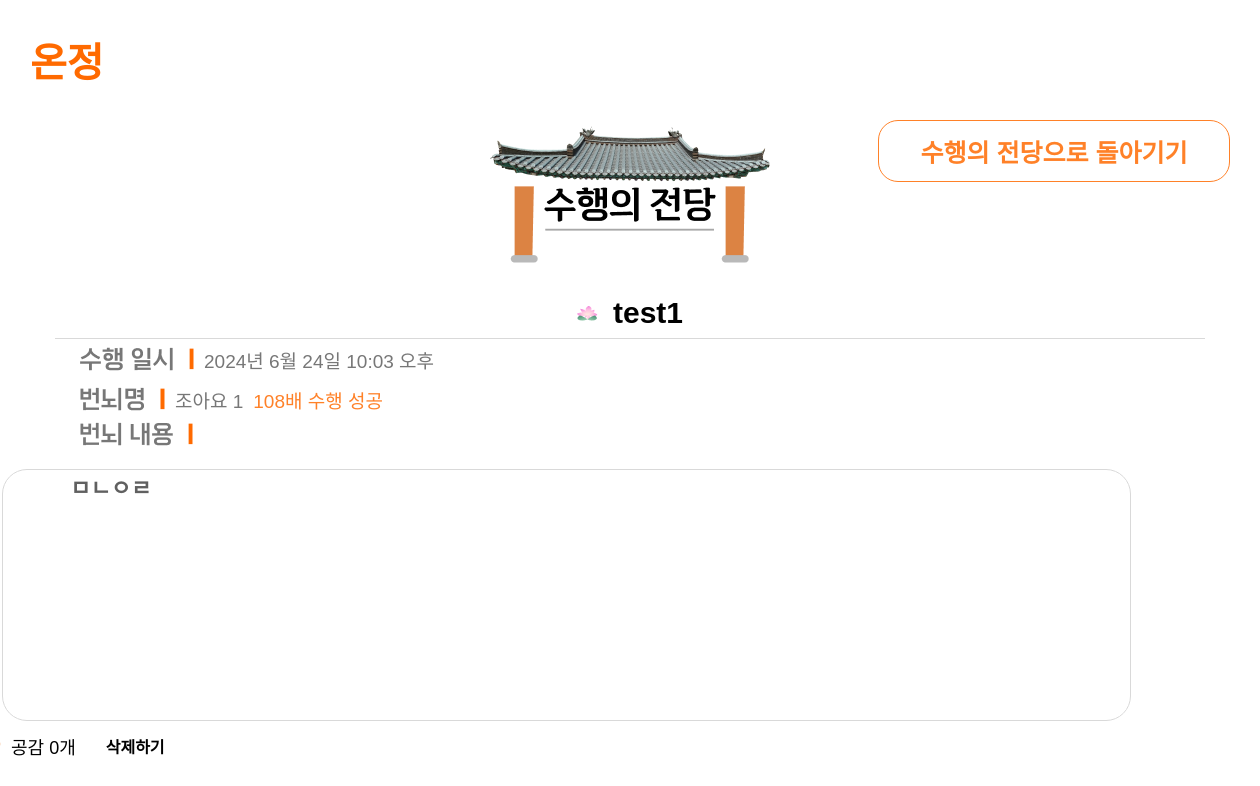
The app's page /post/4/ with its own data.
### post/models.py (models this page shows, shortened)
class SharedWish(models.Model):
    title = models.CharField(max_length=10)
    user = models.ForeignKey(User, on_delete=models.CASCADE)
    text = models.TextField()
    created_at = models.DateTimeField(auto_now_add=True)
    like = models.ManyToManyField(User, related_name='sharedwish_likes', blank=True)
    like_count = models.IntegerField(default=0)
    num108_count = models.IntegerField(default=0)

### post/views.py (the view)
# urls.py: path('<int:id>/', detail_108, name="detail_108"),
@csrf_exempt
def detail_108(request, id):
    my_wish = get_object_or_404(SharedWish, pk=id)  # 게시물 조회, 없으면 404 에러 발생
    return render(request, 'post/detail_108.html', {'wish' : my_wish})  # 템플릿에 게시물 전달

### post/templates/post/detail_108.html (shortened to what this page needs)
<!DOCTYPE html>
{% load static %}
<html>
    <head>
            <link rel="stylesheet" type="text/css" href="{% static 'css/main/detail_108.css'%}"/>
    </head>
    <body>
        <div class = "screen">
            <div class = "topnav">
                <a class="onjung" href="{% url 'main:mainpage' %}">
                    온정
                </a>
            </div>
            <div class = "frametop">
                <img class="icon-place" alt="안뜸" src="{%static 'images/mainpage_img/img-building.png'%}"/>
                <div class="buttons">
                    <a class="community-button" href="{% url 'post:community_108' %}">수행의 전당으로 돌아기기</a>
                </div>
            </div>
            <div class ="post-detail">
                <div class="post-username">
                    <img class="lotus-username" alt="안뜸" src="{%static 'images/mainpage_img/img-lotus-mini.png'%}"/>
                    <div class="db_username">{{wish.user.username}}</div>
                </div>
                <div class="long-bar"></div>
                <div class="text-detail">
                    <div class="post-time">
                        <img class="img-time" alt="안뜸" src="{%static 'images/mainpage_img/img-detail-time.png'%}"/>
                        <div class="db_time">{{ wish.created_at }}</div>
                    </div>
                    <div class="post-title">
                        <img class="img-title" alt="안뜸" src="{%static 'images/mainpage_img/img-detail-title.png'%}"/>
                        <div class="db_title">{{ wish.title }}</div>
                        <div class="ok108">108배 수행 성공</div>
                    </div>
                    <div class="post-content">
                        <img class="img-content" alt="안뜸" src="{%static 'images/mainpage_img/img-detail-content.png'%}"/>
                    </div>
                    <div class="content-box">
                        <div class="db_content">{{ wish.text }}</div>
                    </div>
                    <div class="icons">
                        <div class = "likes">
                            <div class ="db_like">공감 {{ wish.like_count }}개</div>
                        </div>
                        <div class="delete">삭제하기</div>
                    </div>
                </div>
            </div>
        </div>
    </body>
</html>

### project/static/css/main/detail_108.css (style rules this page uses)
body { display: flex; justify-content: center; align-items: center; width: 100vw; height: fit-content; margin: 0; background-image: url('https://ifh.cc/g/7HHHlD.png'); background-position: center; background-repeat: no-repeat; background-size: cover; font-family: 'GamtanRoadDotum', sans-serif; font-weight: bold; }
body { animation: fadein 2s forwards; }
a { text-decoration: none; }
.screen { display: flex; flex-direction: column; justify-content: flex-start; align-items: center; width: 1200px; padding-bottom: 90px; }
.screen .topnav { display: flex; justify-content: flex-start; align-items: center; width : 1200px; height: 120px; }
.screen .onjung { font-size: 40px; font-weight: 600; color: #FF6A00; }
.screen .frametop { display: flex; justify-content: flex-end; align-items: center; width : 1200px; height: 142px; gap: 96.87px; }
.screen .icon-place { width: fit-content; height: fit-content; }
.screen .buttons { width: 350px; height: 142px; display: flex; flex-direction: column; justify-content: flex-start; align-items: flex-end; }
.screen .community-button { display: flex; justify-content: center; align-items: center; width: 350px; height: 60px; border-radius: 20px; font-size: 25px; color: #FF8128; border: 1px solid #FF8128; background-color: #FFFFFF; text-decoration: none; cursor: pointer; z-index: 1; }
.screen .post-detail { display: flex; flex-direction: column; justify-content: flex-start; align-items: center; padding-top: 26.37px; width: 1200px; height: 650px; }
.screen .post-username { width: fit-content; height: 80px; display: flex; justify-content: center; align-items: center; gap: 12px; }
.screen .lotus-username { width: fit-content; height: fit-content; }
.screen .db_username { width: fit-content; font-size: 30px; font-weight: 800; }
.screen .post-time, .screen .post-title, .screen .post-content { width: 1200px; height: 30px; padding-left: 100px; gap: 10px; display: flex; flex-direction: row; justify-content: flex-start; align-items: center; }
.screen .img-time, .screen .img-title, .screen .img-content, .screen .img-like { width: fit-content; height: fit-content; }
.screen .db_time, .screen .db_title { font-size: 25px; font-weight: 400px; }
.screen .ok108 { font-size: 25px; color: #FF8128; font-weight: 400; }
.screen .long-bar { position: relative; width: 1150px; height: 0px; border-top: 1px solid #d9d9d9; }
.screen .content-box { width: 1060px; height: 250px; padding-left: 67.36px; display: flex; flex-wrap: wrap; justify-content: flex-start; align-items: flex-start; margin-left: 22px; margin-top: 20px; border: 1px solid #d9d9d9; border-radius: 25px; }
.screen .db_content { font-size: 22px; font-weight: 500px; color: #606060; }
.screen .post-username { display: flex; justify-content: center; align-items: center; width: fit-content; height: 50px; color: #000000; }
.screen .post-time { display: flex; justify-content: center; align-items: center; width: fit-content; height: 40px; }
.screen .db_time { font-size: 19px; color: #777777; font-weight: 400; }
.screen .post-title { display: flex; justify-content: center; align-items: center; width: fit-content; height: 40px; gap:10px; }
.screen .db_title { font-size: 19px; color: #777777; font-weight: 500; }
.screen .ok108 { font-size: 19px; color:#FF8128; font-weight: 500; }
.screen .icons { width: 200px; height: 50px; width: fit-content; display: flex; justify-content: center; align-items: center; gap: 30px; }
.screen .likes { display: flex; justify-content: center; align-items: center; width: fit-content; height: 40px; gap: 10px; }
.screen .db_like { font-size: 18px; font-weight: 400; color: #000000; }

### records on screen
SharedWish: user.username "test1", created_at "2024년 6월 24일 10:03 오후", title "조아요 1", text "ㅁㄴㅇㄹ", like_count "0"
